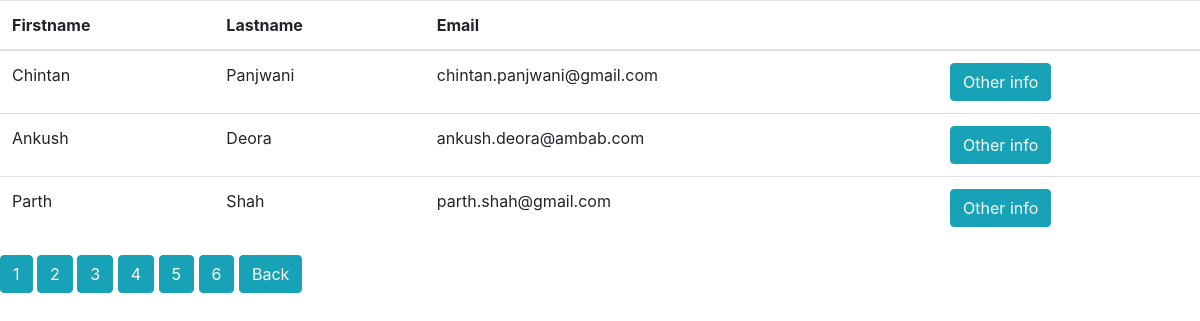
Page /display_details.php (signed in) on the committed database.
### tables this page shows
CREATE TABLE `register_user` (
  `id` int(11) NOT NULL AUTO_INCREMENT,
  `fname` varchar(100) DEFAULT NULL,
  `lname` varchar(100) DEFAULT NULL,
  `email` varchar(30) NOT NULL DEFAULT '',
  `mob` varchar(15) NOT NULL DEFAULT '',
  `dob` date DEFAULT NULL,
  `photo` varchar(30) DEFAULT NULL,
  `uname` varchar(20) DEFAULT NULL,
  `pwd` varchar(50) DEFAULT NULL,
  `status` char(1) DEFAULT NULL,
  PRIMARY KEY (`id`,`email`,`mob`),
  UNIQUE KEY `email` (`email`),
  UNIQUE KEY `email_2` (`email`),
  UNIQUE KEY `mob` (`mob`),
  UNIQUE KEY `uname` (`uname`)
);

### display_details.php (the view, shortened to what this page needs)
<!DOCTYPE html>
<html>
<head>
	<link rel="stylesheet" type="text/css" href="https://maxcdn.bootstrapcdn.com/bootstrap/4.0.0-beta.3/css/bootstrap.min.css">
</head>
<body>
<?php
	include './config_mysqli.php' ;
	if(isset($_SESSION['uname']))
	{
	$results_per_page = 3;
	$sql='SELECT * FROM register_user';
	$result = mysqli_query($conn, $sql);
	$number_of_results = mysqli_num_rows($result);
	$number_of_pages = ceil($number_of_results/$results_per_page);
	if (!isset($_GET['page'])) {
  		$page = 1;
	}
	else {
  		 $page = $_GET['page'];
	}
	$this_page_first_result = ($page-1)*$results_per_page;
	$query = 'SELECT * FROM register_user LIMIT ' . $this_page_first_result . ',' .  $results_per_page;
	$result = mysqli_query($conn,$query);
	if(mysqli_num_rows($result)>0)
	{
		?>
		<table class="table">
    <thead>
      <tr>
        <th>Firstname</th>
        <th>Lastname</th>
        <th>Email</th>
        <th></th>
      </tr>
    </thead>
    <tbody>
    	<?php
		while($row = mysqli_fetch_assoc($result))
		{
			echo '<tr>';
			$uname = $row['uname'];
			$first_name = $row['fname'];
			$last_name = $row['lname'];
			$email = $row['email'];
			echo "<td>$first_name</td>";
			echo "<td>$last_name</td>";
			echo "<td>$email</td>";
			echo "<td><a href='user_details.php?user=$uname' class='btn btn-info'>Other info</a></td>";
			echo '</tr>';
		}
?>
	</tbody>
	</table>
<?php
	}
	for ($page=1;$page<=$number_of_pages;$page++) {
  echo '<div style="display:inline;float:center;"><a href="display_details.php?page=' . $page . '" class="btn btn-info">' . $page . '</a> ';
}
?>
<a  class="btn btn-info" href="index.php">Back</a>
</div>
<?php
}
else
{
	header('Location:register.php');
}
?>
</body>
</html>

### rows in the picture
register_user: fname "Chintan", lname "Panjwani", email "chintan.panjwani@gmail.com"
register_user: fname "Ankush", lname "Deora", email "ankush.deora@ambab.com"
register_user: fname "Parth", lname "Shah", email "parth.shah@gmail.com"
